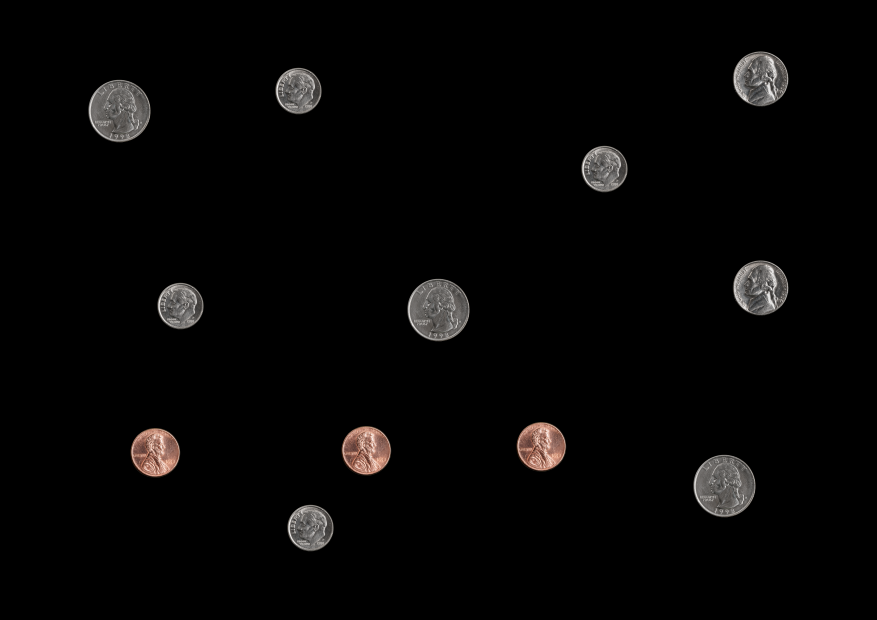
#> input picture week_3/coin_images/coins.png, 3508 x 2480 px, given in place of coins.jpg, which was not available (shown at 1/4 size)
$ jupyter execute --allow-errors fitting.ipynb   (shell and % lines are left out)   (text cells are left out)
#> lines starting #> are read from the running program, lines starting #| are printed output that depends on the picture; pictures that were not available may be replaced by others from this repository, and a replacement may not be noted
[cell 1]
# Least-Squares
import numpy as np
import matplotlib.pyplot as plt
import scipy.linalg

m = 2 # Line equation: y = m*x + c. m is the slope. c is the intercept.
c = 1
x = np.arange(1,10, 1)
n = 2.*np.random.randn(len(x)) # Noise
o = np.zeros(x.shape)
y = m*x + c + n + o # Noisy points confirming to a line

X = np.concatenate([x.reshape(len(x),1), np.ones((len(x), 1))], axis=1)
print(X.transpose()@X)
B = np.linalg.pinv(X.T@X)@X.T@y # Pseudo inverse computation
print(B)
mstar = B[0]
cstar = B[1]

plt.plot([x[0], x[-1]], [m*x[0] + c, m*x[-1]+c], color='k', linestyle='-', linewidth=2, label=r'Original')
plt.plot([x[0], x[-1]], [mstar*x[0] + c, mstar*x[-1]+cstar],
         color='r', linestyle='-', linewidth=2, label=r'Estimated')
plt.plot(x,y, 'o', label='Noisy points')
plt.legend(loc='best')
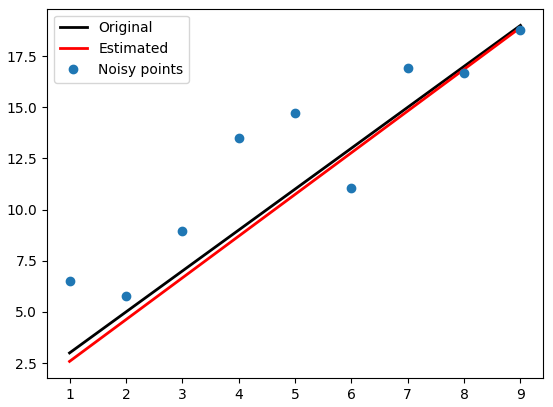
#> figure drawn by matplotlib, 1 panel

[cell 2]
# Total Least Squares

import numpy as np
import matplotlib.pyplot as plt
import scipy.linalg

m = 2
c = 1
x = np.arange(1,10, 0.5) # Un-corrupted x
# Append a number to x
x = np.append(x, 20)
n = np.random.randn(len(x))
o = np.zeros(x.shape)
o[-1] = 20 # Outliers
y = m*x + c + n + o

X = np.concatenate([x.reshape(len(x),1), np.ones((len(x), 1))], axis=1)
print(X.transpose()@X)
B = np.linalg.pinv(X.T@X)@X.T@y
print(B)
mstar = B[0]
cstar = B[1]

plt.plot([x[0], x[-1]], [m*x[0] + c, m*x[-1]+c], color='k', linestyle='-', linewidth=2, label=r'Original')
plt.plot([x[0], x[-1]], [mstar*x[0] + c, mstar*x[-1]+cstar],
         color='r', linestyle='-', linewidth=2, label=r'Estimated')
plt.plot(x,y, 'o', label='Noisy points')
plt.legend(loc='best')
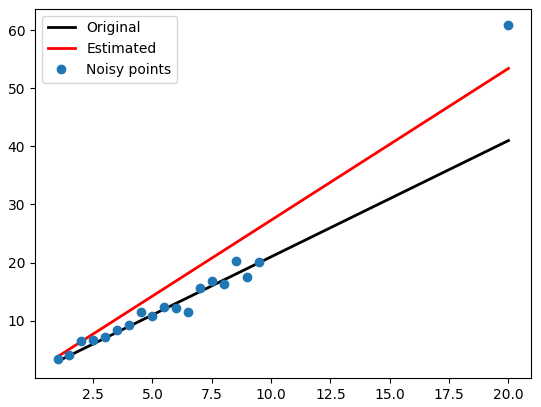
#> figure drawn by matplotlib, 1 panel; curve peaks at x = 20, y = 60.81

[cell 3]
# Generation of a Noisy Point Set Conforming to a Line and a Circle
import numpy as np
from scipy.optimize import minimize
from scipy import linalg
import matplotlib.pyplot as plt
import tikzplotlib
# np.random.seed(0)
N = 100
t = np.random.uniform(0, 2*np.pi, N)

s = 1.
m, c = -1, 2
x = np.linspace(-12, 12, N)
y = m*x + c + s*np.random.randn(N)
X_line = np.hstack((x.reshape(N,1), y.reshape(N,1)))

fig, ax = plt.subplots(1,1, figsize=(8,8))
ax.scatter(X_line[:,0],X_line[:,1], label='Line')
x_min, x_max = ax.get_xlim()
x_ = np.array([x_min, x_max])
y_ = m*x_ + c
plt.plot(x_, y_, color='m', label='Ground truth line')
plt.legend()
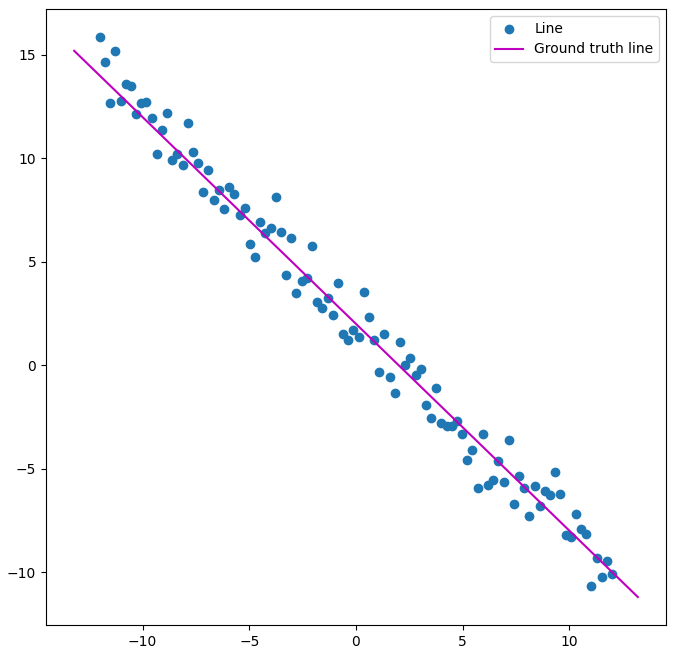
#> figure drawn by matplotlib, 1 panel

[cell 4]
# Item 2: Line fitting with Total Least Squares
import math
N = X_line.shape[0]
X_ = X_line


U = X_ - np.mean(X_, axis=0)

# Eigenvector of 𝑈^𝑇𝑈 associated with the smallest eigenvalue
_, _, Vt = np.linalg.svd(np.transpose(U)@U)
a, b = Vt[-1, 0], Vt[-1, 1]
d = a*np.mean(X_[:,0]) + b*np.mean(X_[:,1])
best_model_line = np.array([a, b, d])

print('Best line model', best_model_line)

fig, ax = plt.subplots(1,1, figsize=(8,8))
ax.scatter(X_line[:,0],X_line[:,1], label='All points')
x_min, x_max = ax.get_xlim()
x_ = np.array([x_min, x_max])
y_ = (-best_model_line[1]*x_ + best_model_line[2])/best_model_line[1]
plt.plot(x_, y_, label='Total least squares line')
y_ = m*x_ + c
plt.plot(x_, y_, label='Ground truth line')
plt.legend()

[cell 5]
# Item 2: Total least squares line fitting with scicpy.optimize with RANSAC
import math
N = X_line.shape[0]
X_ = X_line

def line_equation_from_points(x1, y1, x2, y2):
    # Calculate the direction vector (Δx, Δy)
    delta_x = x2 - x1
    delta_y = y2 - y1

    # Calculate the normalized vector (a, b)
    magnitude = math.sqrt(delta_x**2 + delta_y**2)
    a = delta_y / magnitude
    b = -delta_x / magnitude

    # Calculate d
    d = (a * x1) + (b * y1)

    # Return the line equation in the form ax + by = d
    return a, b, d

# RANSAC to fit a line
def line_tls(x, indices):
    a, b, d = x[0], x[1], x[2]
    return np.sum(np.square(a*X_[indices,0] + b*X_[indices,1] - d))

# Constraint
def g(x):
    return x[0]**2 + x[1]**2 - 1

cons = ({'type': 'eq', 'fun': g})

# Computing the consensus (inliers)
def consensus_line(X, x, t):
    a, b, d = x[0], x[1], x[2]
    error = np.absolute(a*X_[:,0] + b*X_[:,1] - d)
    return error < t

t = 1.   # Threshold value to determine data points that are fit well by model.
d = 0.4*N   # Number of close data points required to assert that a model fits well to data.
s = 2       # Minimum number of data points required to estimate model parameters.

inliers_line = []        # Indinces of the inliers
max_iterations = 50
iteration = 0
best_model_line = []     # Best model normal (a, b) and distance from origin d
best_error = np.inf
best_sample_line = []    # Three-point sample leading to the best model computation
res_only_with_sample = [] # Result (a, b, d) only using the best sample
best_inliers_line = []   # Inliers of the model computed form the best sample

while iteration < max_iterations:
    indices = np.random.randint(0, N, s) # A sample of three (s) points selected at random
    x0 = np.array([1, 1, 0]) # Initial estimate
    res = minimize(fun = line_tls, args = indices, x0 = x0, tol= 1e-6, constraints=cons, options={'disp': True})
    inliers_line = consensus_line(X_, res.x, t) # Computing the inliers
    print('rex.x: ', res.x)
    print('Iteration = ', iteration, '. No. inliners = ', inliers_line.sum())
    if inliers_line.sum() > d:
        x0 = res.x
        # Computing the new model using the inliers
        res = minimize(fun = line_tls, args = inliers_line, x0 = x0, tol= 1e-6, constraints=cons, options={'disp': True})
        print(res.x, res.fun)
        if res.fun < best_error:
            print('A better model found ... ', res.x, res.fun)
            best_model_line = res.x
            best_eror = res.fun
            best_sample_line = X_[indices,:]
            res_only_with_sample = x0
            best_inliers_line = inliers_line

    iteration += 1

print('Best line model', best_model_line)

fig, ax = plt.subplots(1,1, figsize=(8,8))
ax.scatter(X_line[:,0],X_line[:,1], label='All points')
ax.scatter(X_[best_inliers_line,0],X_[best_inliers_line,1], color='y', label='Inliers')
ax.scatter(best_sample_line[:,0],best_sample_line[:,1], color='r', label='Best sample')
x_min, x_max = ax.get_xlim()
x_ = np.array([x_min, x_max])
y_ = (-best_model_line[1]*x_ + best_model_line[2])/best_model_line[1]
plt.plot(x_, y_,  label='RANSAC line')
x_ = np.array([x_min, x_max])
y_ = m*x_ + b
plt.plot(x_, y_, color='m', label='Ground truth line')
plt.legend()
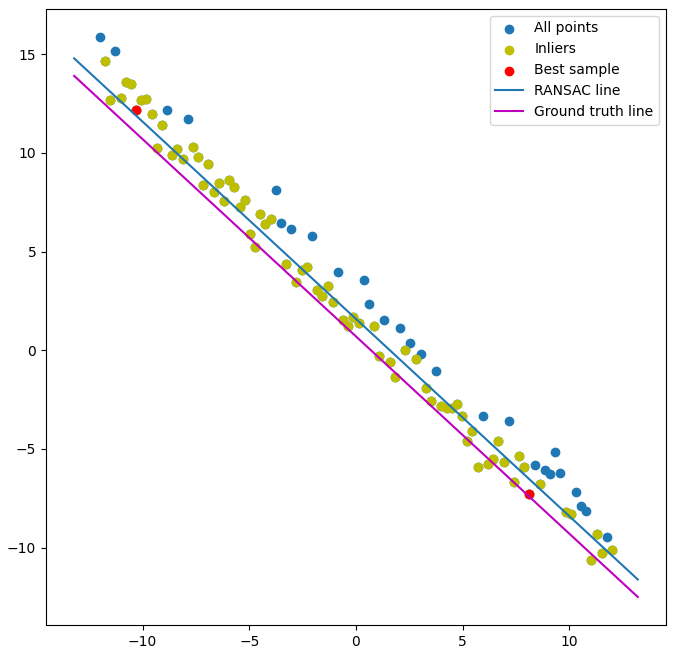
#> figure drawn by matplotlib, 1 panel

[cell 6]
# RANSAC

import numpy as np
import matplotlib.pyplot as plt
import scipy.linalg

m = 2
c = 1
xo = np.arange(1,11, 0.1) # Un-corrupted x
mu, sigma = 0, 5 # mean and standard deviation
#x = xo + np.random.normal(mu, sigma, len(xo)) # noisy x
x = xo
n = np.random.normal(mu, sigma, len(xo))
o = np.zeros(x.shape)
o[-1] = 20 # Outliers
y = m*x + c + n + o

def line(x,y):
    m = (y[1] - y[0])/(x[1] - x[0])
    b = y[0] - m*x[0]
    print("m, b:", m, b)
    return m, -1, b

def distance(parameters, x, y):
    a = parameters[0]
    b = parameters[1]
    d = parameters[2]
    return (a*x + b*y - d)**2


thresh = 10
s = 2
loop = True
consensus = []
while loop:
    samples = np.random.choice(len(x), 2, replace=False)
    print("Samples", samples)
    xs = x[samples]
    ys = y[samples]
    print(xs,ys)
    parameters = line(xs,ys)
    print(distance(parameters, x, y) )
    consensus =  distance(parameters, x, y) < thresh
    print('Consensus: ', consensus)
    print("Lenght:", sum(consensus))
    if sum(consensus) >= 2:
        loop = False


xc = x[consensus]
yc = y[consensus]
print("xc:", xc)
print("yc", yc)
X = np.concatenate([xc.reshape(len(xc),1), np.ones((len(xc), 1))], axis=1)
print(X.transpose()@X)
B = np.linalg.pinv(X.T@X)@X.T@yc
print(B)
mstar = B[0]
cstar = B[1]

plt.plot([x[0], x[-1]], [m*x[0] + c, m*x[-1]+c], color='k', linestyle='-', linewidth=2, label=r'Original')
plt.plot([x[0], x[-1]], [mstar*x[0] + c, mstar*x[-1]+cstar],
         color='r', linestyle='-', linewidth=2, label=r'Estimated')
plt.plot(x,y, 'o', label='Noisy points')
plt.plot(xc, yc, '+', color='r')
plt.legend(loc='best')
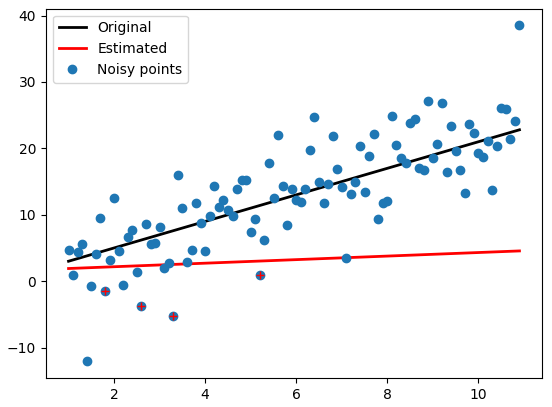
#> figure drawn by matplotlib, 1 panel; curve peaks at x = 10.9, y = 38.53

[cell 7]
# Hough Lines
import cv2 as cv
import numpy as np
img = cv.imread('images/sudoku.png')
#> (the rest of this cell did not finish here and is left out)

[cell 8]
# Hough Circles
import cv2 as cv
import numpy as np

img = cv.imread('images/coins.jpg',0)
#> img: shape (2480, 3508); min 0, max 255, mean 5.7
img = cv.medianBlur(img,7)
img = cv.GaussianBlur(img, (7,7), 3)
cimg = cv.cvtColor(img,cv.COLOR_GRAY2BGR)

circles = cv.HoughCircles(img, cv.HOUGH_GRADIENT,1,40, param1=50,param2=30,minRadius=20,maxRadius=50)
#> circles = [[595.5, 1863.5, 31.5], [1439.5, 1855.5, 31.5], [2139.5, 1839.5, 31.5], [3065.5, 256.5, 30.5], [3065.5, 1092.5, 30.5]]

circles = np.uint16(np.around(circles))
#> circles = [[596, 1864, 32], [1440, 1856, 32], [2140, 1840, 32], [3066, 256, 30], [3066, 1092, 30]]
for i in circles[0,:]:
    # draw the outer circle
    cv.circle(cimg,(i[0],i[1]),i[2],(0,255,0),2)
    # draw the center of the circle
    cv.circle(cimg,(i[0],i[1]),2,(0,0,255),3)
#> this loop made 5 passes

cv.imshow('Detected Circles',img)
cv.waitKey(0)
cv.imshow('Detected Circles',cimg)
cv.waitKey(0)
cv.destroyAllWindows()
